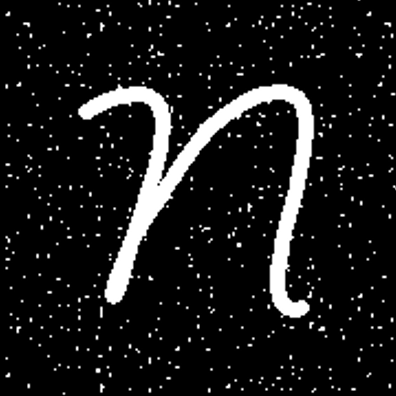
#> input picture AI/d (1).png, 396 x 396 px
$ python Erosion-Dilation-Opening-Closing.py
#> lines starting #> are read from the running program, lines starting #| are printed output that depends on the picture; after the words box and inside, x2 and y2 are one past the last pixel; in counts of white or black regions, pixels touching at a corner belong together
import cv2
import numpy as np
from matplotlib import pyplot as plt

def morphological_transformations():
    original = cv2.imread('d (1).png', cv2.IMREAD_GRAYSCALE)
#> original is the input picture: shape (396, 396); min 0, max 255, mean 25.3
    dot = cv2.imread('d (1).png', cv2.IMREAD_GRAYSCALE)
    hole = cv2.imread('h.png', cv2.IMREAD_GRAYSCALE)
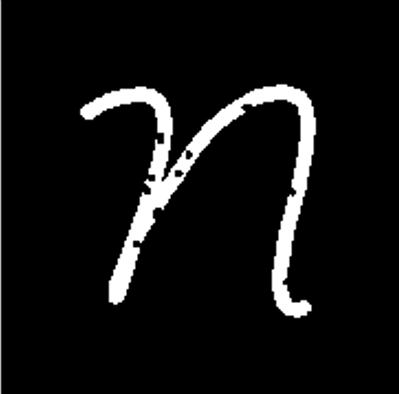
#> input picture AI/h.png, 399 x 394 px
#> hole is the input picture: shape (394, 399); min 0, max 255, mean 17.8

    ret_o, th_o = cv2.threshold(original, 0, 255, cv2.THRESH_BINARY+cv2.THRESH_OTSU)
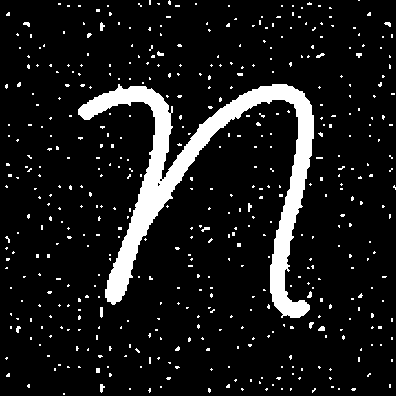
#> th_o: shape (396, 396); 9.8% white; 479 white regions (463 under 20 px), largest, box (x1, y1, x2, y2) and area: (78, 84, 314, 318) 11779, (100, 307, 103, 318) 31, (100, 22, 105, 31) 29
#> ret_o = 117
    ret_d, th_d = cv2.threshold(dot, 0, 255, cv2.THRESH_BINARY+cv2.THRESH_OTSU)
#> ret_d = 117
    ret_h, th_h = cv2.threshold(hole, 0, 255, cv2.THRESH_BINARY+cv2.THRESH_OTSU)
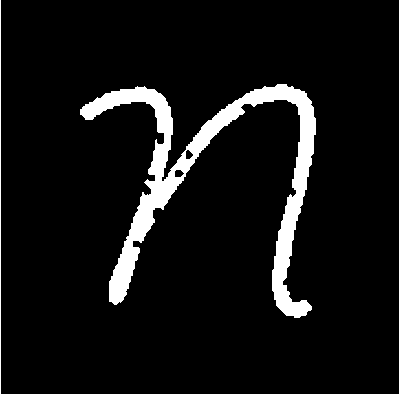
#> th_h: shape (394, 399); 7.1% white; 2 white regions, box (x1, y1, x2, y2) and area: (80, 84, 316, 318) 10726, (0, 0, 1, 394) 394
#> ret_h = 121
    kernel = cv2.getStructuringElement(cv2.MORPH_RECT, (10, 10))

    dilationHole = cv2.dilate(th_h, kernel, iterations = 1)
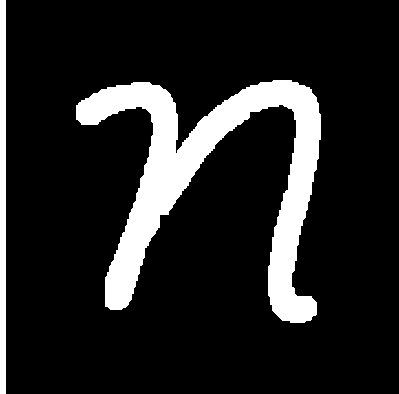
#> dilationHole: shape (394, 399); 13.8% white; 2 white regions, box (x1, y1, x2, y2) and area: (76, 80, 321, 323) 19275, (0, 0, 6, 394) 2364
    erosionHole = cv2.erode(dilationHole, kernel, iterations = 1)
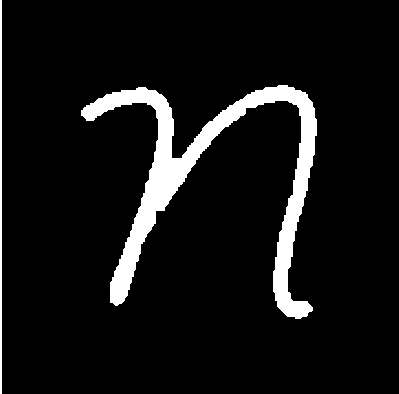
#> erosionHole: shape (394, 399); 7.7% white; 2 white regions, box (x1, y1, x2, y2) and area: (81, 85, 317, 319) 11391, (0, 0, 2, 394) 788

    erosionDot = cv2.erode(th_d, kernel, iterations = 1)
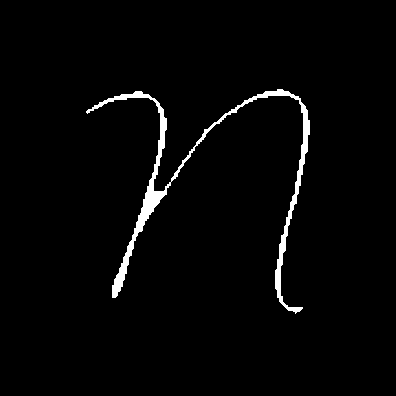
#> erosionDot: shape (396, 396); 2.3% white; 1 white region, box (x1, y1, x2, y2) and area: (86, 89, 310, 314) 3554
    dilationDot = cv2.dilate(erosionDot, kernel, iterations = 1)
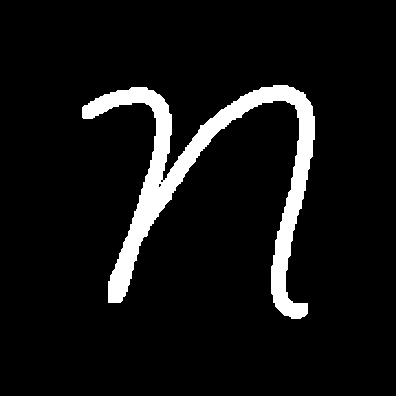
#> dilationDot: shape (396, 396); 7.4% white; 1 white region, box (x1, y1, x2, y2) and area: (82, 85, 315, 319) 11537

    images = [th_h, dilationHole, erosionHole, th_d, erosionDot, dilationDot]
    titles = ['h.png', 'dilationH', 'erosionH', 'd.png', 'erosionDot', 'dilationDot']

    fig = plt.figure()
    for i in range(6):
        plt.subplot(2, 3, i+1), plt.imshow(images[i],'gray'), plt.title(titles[i]), plt.xticks([]), plt.yticks([])

    # [14 lines of commented-out code are left out]

    plt.show()

morphological_transformations()
